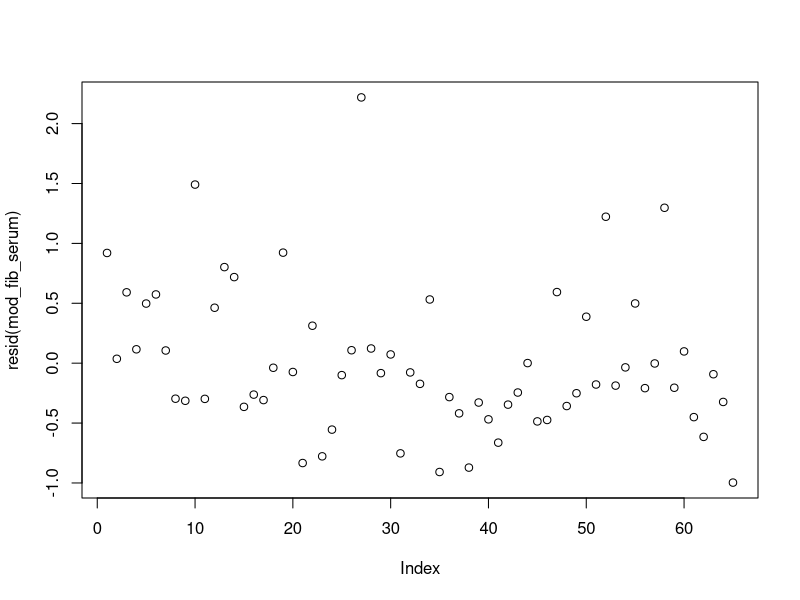
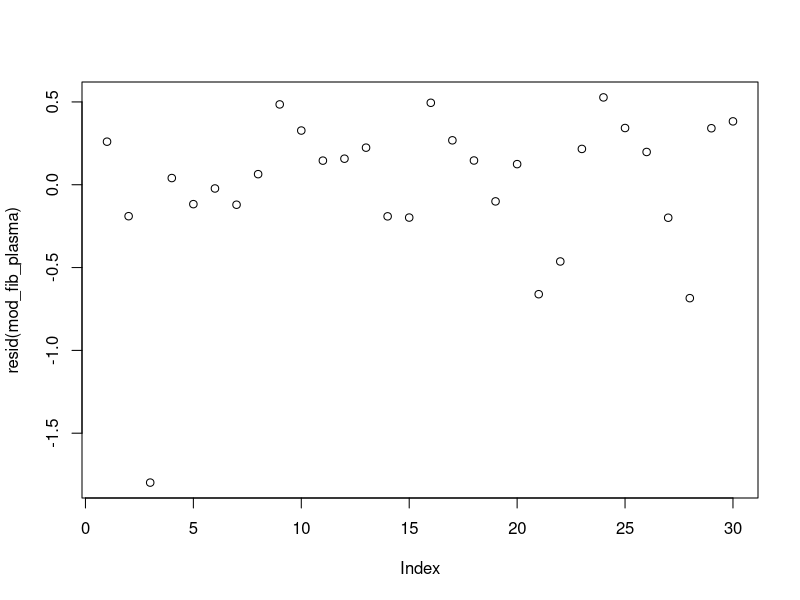
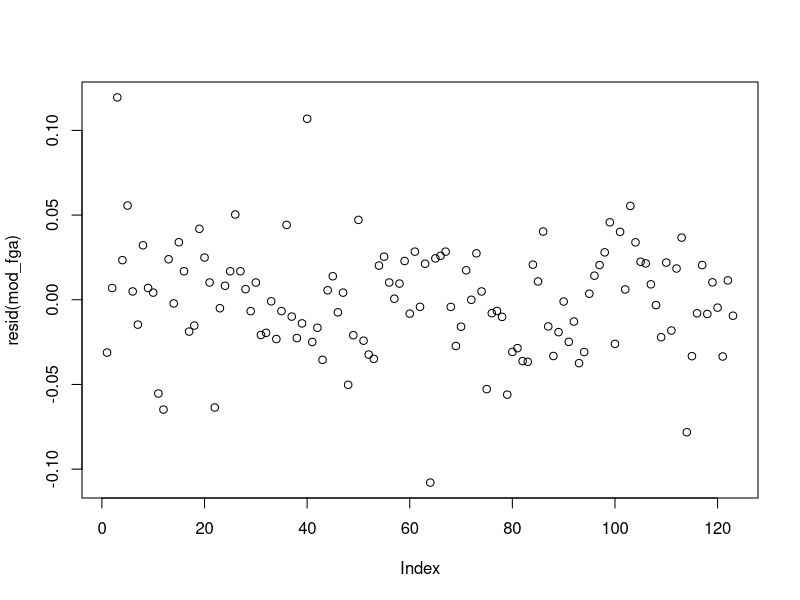
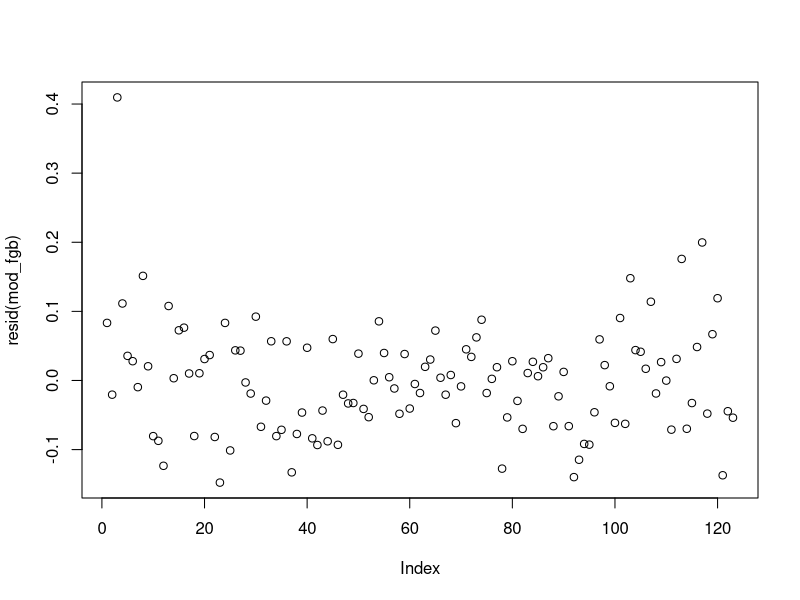
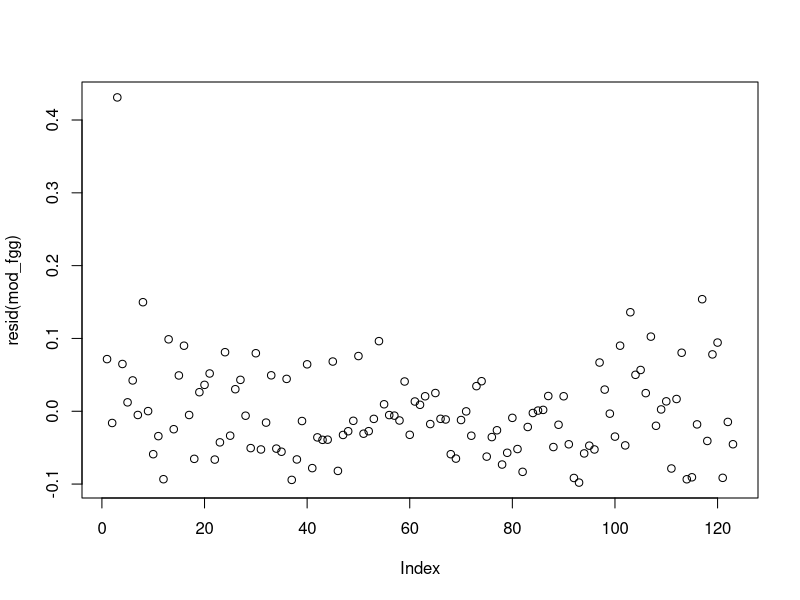

Reproduce these figures in R, in order.

# load libraries ---------------------------------------------------------------
library(tidyverse)


# load data --------------------------------------------------------------------
fib <- read.csv("data/fib.csv", header = TRUE)


# divvy data -------------------------------------------------------------------
fib_serum <- fib %>% filter(variable == "fib_serum")
fib_plasma <- fib %>% filter(variable == "fib_plasma")
fga <- fib %>% filter(variable == "fga")
fgb <- fib %>% filter(variable == "fgb")
fgg <- fib %>% filter(variable == "fgg")


# fit models -------------------------------------------------------------------
# mod_fib_serum ----------------------------------------------------------------
mod_fib_serum <- lm(
  log(value) ~ 
    treatment,
  fib_serum
)
summary(mod_fib_serum)
plot(resid(mod_fib_serum))


# mod_fib_plasma ---------------------------------------------------------------
mod_fib_plasma <- lm(
  log(value) ~ 
    treatment,
  fib_plasma
)
summary(mod_fib_plasma)
plot(resid(mod_fib_plasma))


# mod_fga ----------------------------------------------------------------------
mod_fga <- lm(
  log(value) ~ 
    treatment,
  fga
)
summary(mod_fga)
plot(resid(mod_fga))


# mod_fgb ----------------------------------------------------------------------
mod_fgb <- lm(
  log(value) ~ 
    treatment,
  fgb
)
summary(mod_fgb)
plot(resid(mod_fgb))


# mod_fgg ----------------------------------------------------------------------
mod_fgg <- lm(
  log(value) ~ 
    treatment,
  fgg
)
summary(mod_fgg)
plot(resid(mod_fgg))
